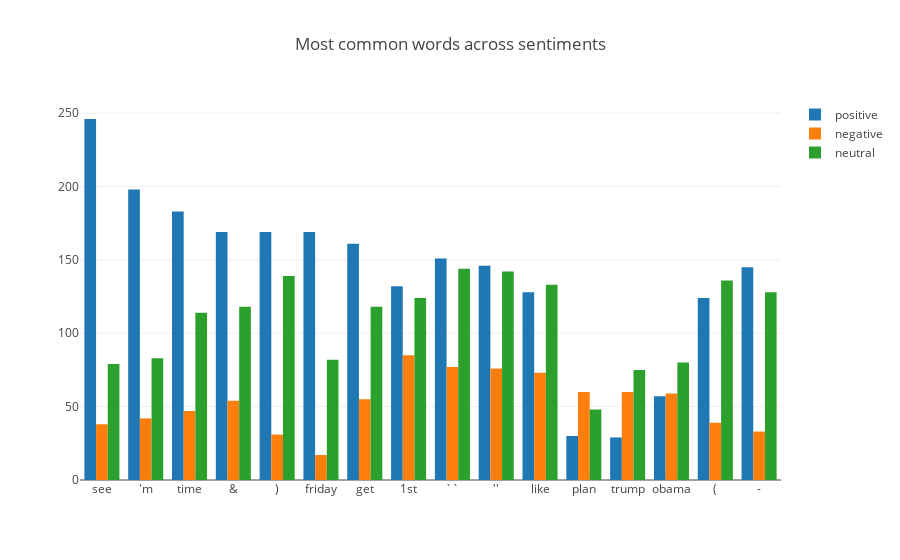

Notebook code cell kept with this figure:
### Code cell
grouped = bow.groupby(["label"]).sum()
words_to_visualize = []
sentiments = ["positive","negative","neutral"]
#get the most 7 common words for every sentiment
for sentiment in sentiments:
    words = grouped.loc[sentiment,:]
    words.sort_values(inplace=True,ascending=False)
    for w in words.index[:7]:
        if w not in words_to_visualize:
            words_to_visualize.append(w)
            
            
#visualize it
plot_data = []
for sentiment in sentiments:
    plot_data.append(graph_objs.Bar(
            x = [w.split("_")[0] for w in words_to_visualize],
            y = [grouped.loc[sentiment,w] for w in words_to_visualize],
            name = sentiment
    ))
    
plotly.offline.iplot({
        "data":plot_data,
        "layout":graph_objs.Layout(title="Most common words across sentiments")
    })

### Figure 1 — Plotly figure (JSON) as saved in the notebook; plotly's stock layout.template omitted (floating-point values rounded to 4 significant figures)
{"data": [{"name": "positive", "type": "bar", "x": ["see", "'m", "time", "&", ")", "friday", "get", "1st", "``", "''", "like", "plan", "trump", "obama", "(", "-"], "y": [246, 198, 183, 169, 169, 169, 161, 132, 151, 146, 128, 30, 29, 57, 124, 145]}, {"name": "negative", "type": "bar", "x": ["see", "'m", "time", "&", ")", "friday", "get", "1st", "``", "''", "like", "plan", "trump", "obama", "(", "-"], "y": [38, 42, 47, 54, 31, 17, 55, 85, 77, 76, 73, 60, 60, 59, 39, 33]}, {"name": "neutral", "type": "bar", "x": ["see", "'m", "time", "&", ")", "friday", "get", "1st", "``", "''", "like", "plan", "trump", "obama", "(", "-"], "y": [79, 83, 114, 118, 139, 82, 118, 124, 144, 142, 133, 48, 75, 80, 136, 128]}], "layout": {"title": "Most common words across sentiments"}}
